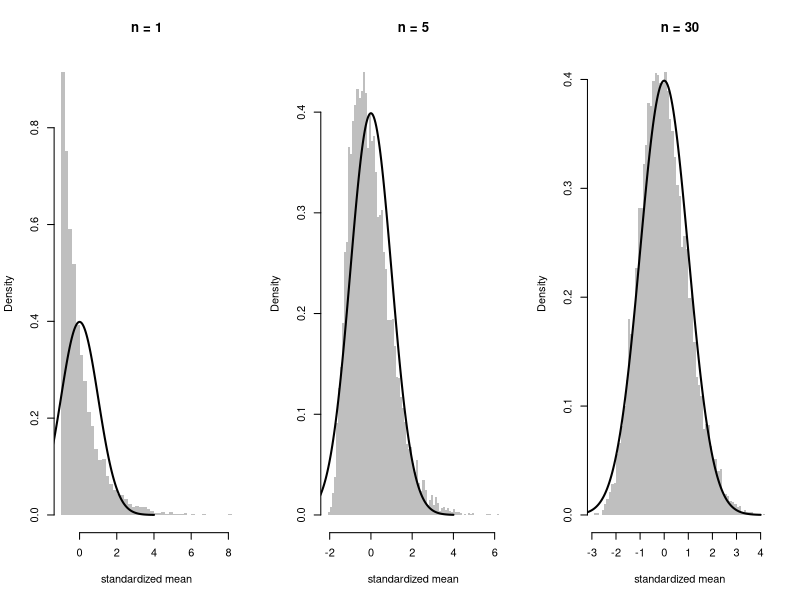

The R script that drew this image:
# clt_exponential.R
# MATH 166 -- Statistics (Prof. Andreas Mang)
# Recitation 2: how fast does the central limit theorem kick in?
#
# For n = 1, 5, 30, draw N = 10000 samples of size n from the exponential
# distribution with mean 1 (so mu = sigma = 1), standardize each sample mean,
# Z = sqrt(n) (xbar - 1), and plot a histogram of the N values against the
# N(0,1) density. Prints how often Z > 1.645 and Z < -1.645, which is 0.05 each
# for a standard normal. Base R only; no packages needed.
#
# Run:  source("clt_exponential.R")     (in R or RStudio, from this folder)

set.seed(0)                              # reproducibility (remove for a fresh draw)

N <- 10000                               # number of samples for each n
z <- seq(-4, 4, length.out = 200)

par(mfrow = c(1, 3))                     # 1 row, 3 columns of plots
for (n in c(1, 5, 30)) {
  x <- matrix(rexp(n * N), nrow = n)     # N samples of size n, one per column
  Z <- sqrt(n) * (colMeans(x) - 1)       # N standardized means
  cat(sprintf("n = %2d:  P(Z > 1.645) = %.3f,  P(Z < -1.645) = %.3f   (normal: 0.050 each)\n",
              n, mean(Z > 1.645), mean(Z < -1.645)))
  h <- hist(Z, breaks = 60, plot = FALSE)
  plot(h, freq = FALSE, ylim = c(0, max(h$density, dnorm(0))), col = "gray75",
       border = NA, xlab = "standardized mean", main = sprintf("n = %d", n))
  lines(z, dnorm(z), lwd = 2)
}

# -----------------------------------------------------------------------------
# This script is part of STAN (Statistics: Theory, Applications & Numerics),
# the code repository for MATH 166 at Tufts University:
# https://github.com/andreasmang/stan
